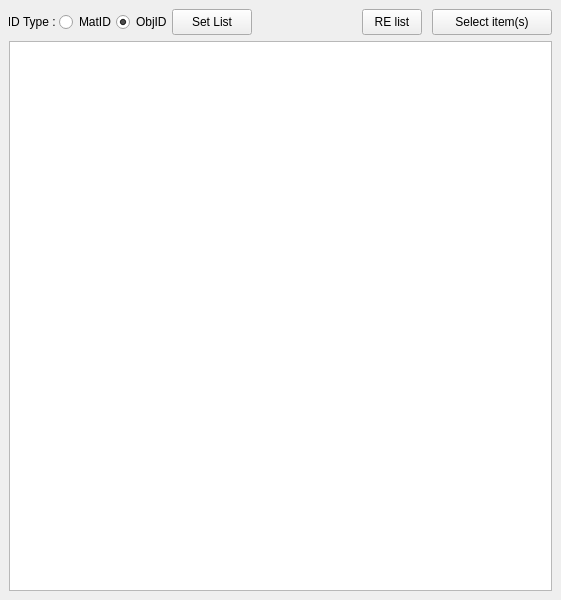
<?xml version="1.0" encoding="UTF-8"?>
<ui version="4.0">
 <class>MainWindow</class>
 <widget class="QMainWindow" name="MainWindow">
  <property name="geometry">
   <rect>
    <x>0</x>
    <y>0</y>
    <width>561</width>
    <height>600</height>
   </rect>
  </property>
  <property name="windowTitle">
   <string>MainWindow</string>
  </property>
  <widget class="QWidget" name="centralwidget">
   <layout class="QVBoxLayout" name="verticalLayout">
    <item>
     <layout class="QHBoxLayout" name="horizontalLayout_2">
      <property name="spacing">
       <number>0</number>
      </property>
      <property name="bottomMargin">
       <number>0</number>
      </property>
      <item>
       <widget class="QLabel" name="label">
        <property name="minimumSize">
         <size>
          <width>50</width>
          <height>0</height>
         </size>
        </property>
        <property name="maximumSize">
         <size>
          <width>50</width>
          <height>16777215</height>
         </size>
        </property>
        <property name="layoutDirection">
         <enum>Qt::LeftToRight</enum>
        </property>
        <property name="text">
         <string>ID Type : </string>
        </property>
        <property name="alignment">
         <set>Qt::AlignRight|Qt::AlignTrailing|Qt::AlignVCenter</set>
        </property>
       </widget>
      </item>
      <item>
       <widget class="QRadioButton" name="matID">
        <property name="text">
         <string>MatID</string>
        </property>
       </widget>
      </item>
      <item>
       <widget class="QRadioButton" name="objID">
        <property name="text">
         <string>ObjID</string>
        </property>
        <property name="checked">
         <bool>true</bool>
        </property>
       </widget>
      </item>
      <item>
       <widget class="QPushButton" name="setList">
        <property name="minimumSize">
         <size>
          <width>80</width>
          <height>26</height>
         </size>
        </property>
        <property name="text">
         <string>Set List</string>
        </property>
       </widget>
      </item>
      <item>
       <spacer name="horizontalSpacer">
        <property name="orientation">
         <enum>Qt::Horizontal</enum>
        </property>
        <property name="sizeType">
         <enum>QSizePolicy::MinimumExpanding</enum>
        </property>
        <property name="sizeHint" stdset="0">
         <size>
          <width>20</width>
          <height>20</height>
         </size>
        </property>
       </spacer>
      </item>
      <item>
       <widget class="QPushButton" name="elementList">
        <property name="minimumSize">
         <size>
          <width>0</width>
          <height>26</height>
         </size>
        </property>
        <property name="maximumSize">
         <size>
          <width>60</width>
          <height>16777215</height>
         </size>
        </property>
        <property name="text">
         <string>RE list</string>
        </property>
       </widget>
      </item>
      <item>
       <spacer name="horizontalSpacer_2">
        <property name="orientation">
         <enum>Qt::Horizontal</enum>
        </property>
        <property name="sizeType">
         <enum>QSizePolicy::Fixed</enum>
        </property>
        <property name="sizeHint" stdset="0">
         <size>
          <width>10</width>
          <height>20</height>
         </size>
        </property>
       </spacer>
      </item>
      <item>
       <widget class="QPushButton" name="selectItem">
        <property name="minimumSize">
         <size>
          <width>120</width>
          <height>26</height>
         </size>
        </property>
        <property name="text">
         <string>Select item(s)</string>
        </property>
       </widget>
      </item>
     </layout>
    </item>
    <item>
     <widget class="QTreeView" name="itemList">
      <property name="font">
       <font>
        <pointsize>11</pointsize>
       </font>
      </property>
      <property name="frameShape">
       <enum>QFrame::StyledPanel</enum>
      </property>
      <property name="dragEnabled">
       <bool>false</bool>
      </property>
      <property name="dragDropOverwriteMode">
       <bool>false</bool>
      </property>
      <property name="dragDropMode">
       <enum>QAbstractItemView::NoDragDrop</enum>
      </property>
      <property name="selectionMode">
       <enum>QAbstractItemView::ExtendedSelection</enum>
      </property>
      <property name="sortingEnabled">
       <bool>true</bool>
      </property>
     </widget>
    </item>
   </layout>
  </widget>
  <widget class="QMenuBar" name="menubar">
   <property name="geometry">
    <rect>
     <x>0</x>
     <y>0</y>
     <width>561</width>
     <height>24</height>
    </rect>
   </property>
  </widget>
 </widget>
 <resources/>
 <connections/>
</ui>
